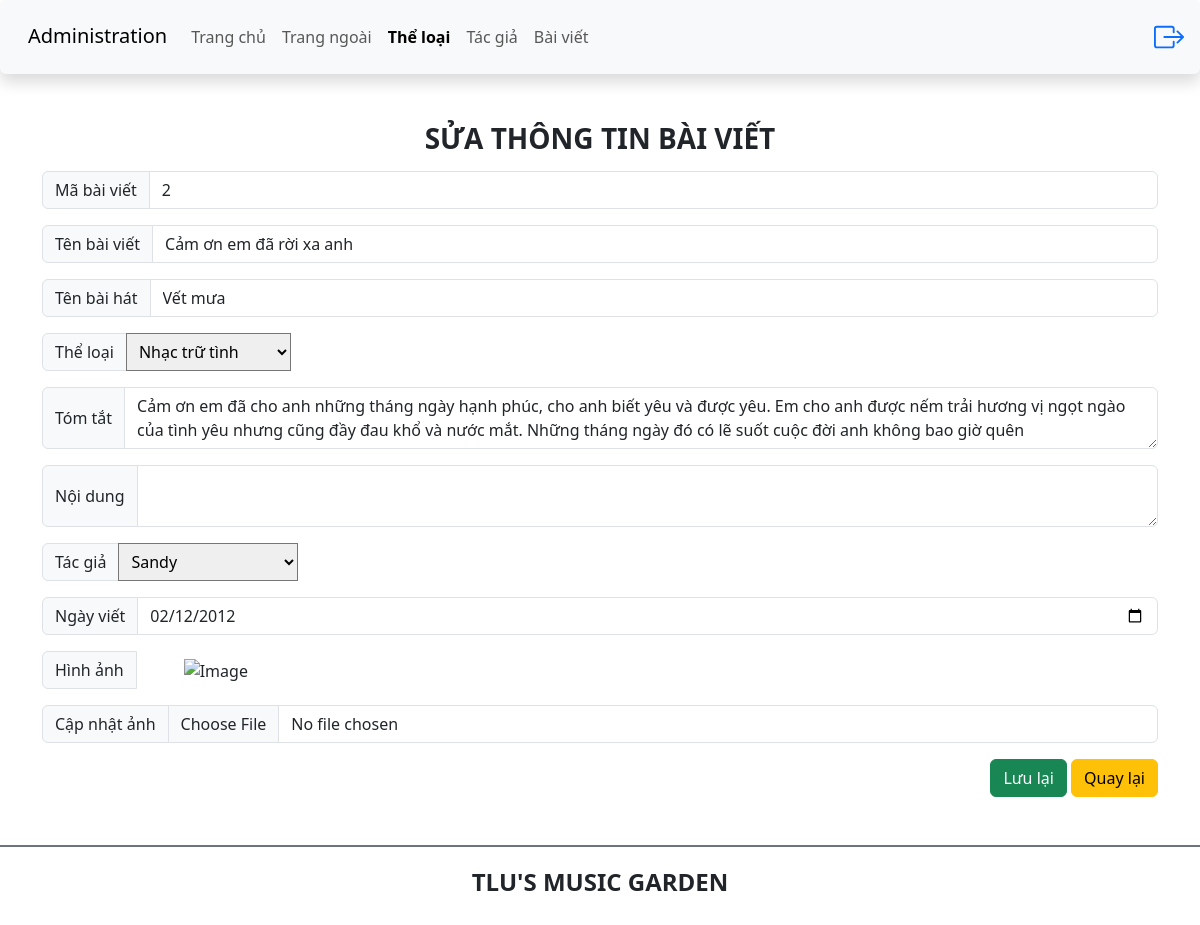
/admin/article/edit_article.php?id=2 (signed in), run on the app's committed database.
### tables this page shows
CREATE TABLE `baiviet` (
  `ma_bviet` int(10) UNSIGNED NOT NULL,
  `tieude` varchar(200) NOT NULL,
  `ten_bhat` varchar(100) NOT NULL,
  `ma_tloai` int(10) UNSIGNED NOT NULL,
  `tomtat` text NOT NULL,
  `noidung` text DEFAULT NULL,
  `ma_tgia` int(10) UNSIGNED NOT NULL,
  `ngayviet` datetime NOT NULL DEFAULT current_timestamp(),
  `hinhanh` varchar(200) DEFAULT NULL
);

### services/article.service.php (called while the page is built, shortened)
<?php
function getArticleById(PDO $pdo, int $id) {
    $sql = "SELECT ma_bviet, tieude, ten_bhat, ten_tloai, tomtat, noidung, ten_tgia, ngayviet, hinhanh FROM baiviet LEFT JOIN theloai ON baiviet.ma_tloai = theloai.ma_tloai LEFT JOIN tacgia ON baiviet.ma_tgia = tacgia.ma_tgia WHERE ma_bviet=:ma_bviet;";
    return pdo($pdo, $sql, ['ma_bviet' => $id])[0];
}

### includes/functions.php (called while the page is built, shortened)
<?php
function pdo(PDO $pdo, string $sql, array $arguments = null)
{
    if (!$arguments) {
        return $pdo->query($sql);
    }
    $statement = $pdo->prepare($sql);
    $statement->execute($arguments);
    return $statement->fetchAll();
}

### services/category.service.php (called while the page is built)
<?php
function getAllCategories(PDO $pdo) {
    $sql = "SELECT * FROM theloai;";
    return pdo($pdo, $sql)->fetchAll();
}

### services/author.service.php (called while the page is built)
<?php
function getAllAuthors(PDO $pdo) {
    $sql = "SELECT * FROM tacgia;";
    return pdo($pdo, $sql)->fetchAll();
}

### admin/article/edit_article.php (the view, shortened to what this page needs)
<?php
    include "../includes/header.php";
    include "../../includes/database-connection.php";
    include "../../includes/functions.php";
    include "../../services/article.service.php";
    include "../../services/category.service.php";
    include "../../services/author.service.php";
    $id = filter_input(INPUT_GET, 'id', FILTER_VALIDATE_INT);
    $article = getArticleById($pdo, $id);
    $categories = getAllCategories($pdo);
    $authors = getAllAuthors($pdo);
?>
<main class="container mt-5 mb-5">
    <div class="row">
        <div class="col-sm">
            <h3 class="text-center text-uppercase fw-bold">Sửa thông tin bài viết</h3>
            <form action="../process/article/edit.article.process.php" method="post" enctype="multipart/form-data">
                <div class="input-group mt-3 mb-3">
                    <span class="input-group-text" id="lblCatId">Mã bài viết</span>
                    <input type="text" class="form-control" name="ma_bviet" readonly value=<?= $article['ma_bviet'] ?>>
                </div>
                <div class="input-group mt-3 mb-3">
                    <span class="input-group-text" id="lblCatName">Tên bài viết</span>
                    <input type="text" class="form-control" name="tieude" value="<?= $article['tieude'] ?>">
                </div>
                <div class="input-group mt-3 mb-3">
                    <span class="input-group-text" id="lblSongName">Tên bài hát</span>
                    <input type="text" class="form-control" name="ten_bhat" value="<?= $article['ten_bhat'] ?>">
                </div>
                <div class="input-group mt-3 mb-3">
                    <span class="input-group-text" id="lblCategory">Thể loại</span>
                    <select id="categories" class="px-2" name="ma_tloai">
                        <?php foreach ($categories as $category) { ?>
                        <option value="<?= $category['ma_tloai'] ?>" <?= $category['ten_tloai'] == $article['ten_tloai'] ? "selected" : "" ?>>
                            <?= $category['ten_tloai'] ?>
                        </option>
                        <?php } ?>
                    </select>
                </div>
                <div class="input-group mt-3 mb-3">
                    <span class="input-group-text" id="lblCatName">Tóm tắt</span>
                    <textarea class="form-control" aria-label="With textarea" name="tomtat"><?= $article['tomtat'] ?></textarea>
                </div>
                <div class="input-group mt-3 mb-3 flex-nowrap">
                    <span class="input-group-text" id="lblCatName">Nội dung</span>
                    <textarea id="ckeditor" class="form-control" aria-label="With textarea" name="noidung"><?= $article['noidung'] ?></textarea>
                </div>
                <div class="input-group mt-3 mb-3">
                    <span class="input-group-text" id="lblCatName">Tác giả</span>
                    <select id="authors" class="px-2" name="ma_tgia">
                        <?php foreach ($authors as $author) { ?>
                        <option value="<?= $author['ma_tgia'] ?>" <?= $author['ten_tgia'] == $article['ten_tgia'] ? "selected" : "" ?>>
                            <?= $author['ten_tgia'] ?>
                        </option>
                        <?php } ?>
                    </select>
                </div>
                <div class="input-group mt-3 mb-3">
                    <span class="input-group-text" id="lblCatName">Ngày viết</span>
                    <input type="date" class="form-control" name="ngayviet" value="<?= date_format(date_create($article['ngayviet']), "Y-m-d") ?>">
                </div>
                <div class="input-group mt-3 mb-3 align-items-center flex-nowrap">
                    <span class="input-group-text" id="lblCatName">Hình ảnh</span>
                    <div class="song-img px-5"><img src="../../images/songs/<?= $article['hinhanh'] ?>" alt="Image"></div>
                </div>
                <div class="input-group mt-3 mb-3">
                    <span class="input-group-text" id="lblCatName">Cập nhật ảnh</span>
                    <input type="file" class="form-control" name="imgUpload" placeholder="Đổi ảnh">
                </div>
                <div class="form-group  float-end ">
                    <input type="submit" name="submit" value="Lưu lại" class="btn btn-success">
                    <a href="article.php" class="btn btn-warning ">Quay lại</a>
                </div>
            </form>
        </div>
    </div>
</main>
<?php include "../../includes/footer.php" ?>

### css/style_login.css (style rules this page uses)
.song-img img { max-height: 200px; }

### data on the page
baiviet: ma_bviet "2", tieude "Cảm ơn em đã rời xa anh", ten_bhat "Vết mưa", tomtat "Cảm ơn em đã cho anh những tháng ngày hạnh phúc, cho anh biết yêu và được yêu. Em cho anh được nếm trải hương vị ngọt ngào của tình yêu nhưng cũng đầy đau khổ và nước mắt. Những tháng ngày đó có lẽ suốt cuộc đời anh không bao giờ quên", ngayviet "02/12/2012"

### other printed values
form field ma_tloai "Nhạc trữ tình"
form field ma_tgia "Sandy"
